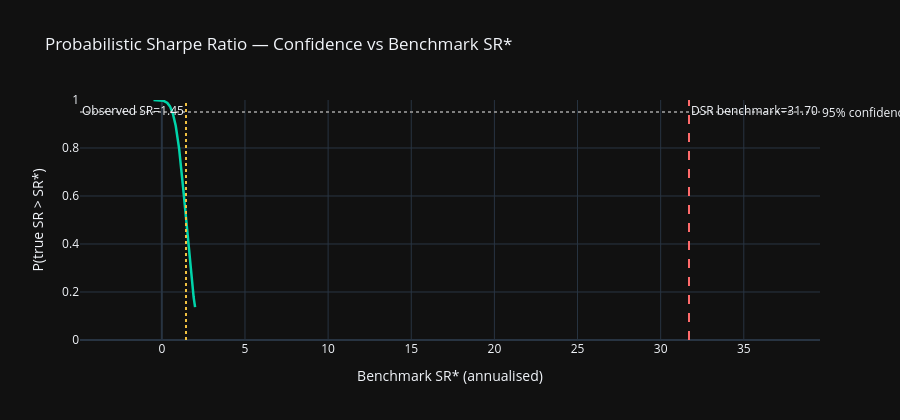

The code cell stored with this chart in its notebook:
### Code cell
# ── PSR curve across SR* thresholds ──────────────────────────────────────────
sr_stars = np.linspace(-0.5, 2.0, 200)
psr_vals = [psr(oos, s) for s in sr_stars]

fig = go.Figure()
fig.add_trace(go.Scatter(
    x=sr_stars, y=psr_vals, mode='lines',
    line=dict(color='#00d4aa', width=2.5), name='PSR'
))
fig.add_vline(x=obs_sr, line_color='#f0c040', line_dash='dot',
              annotation_text=f'Observed SR={obs_sr:.2f}', annotation_position='top left')
fig.add_vline(x=sr0_ann, line_color='#ff6b6b', line_dash='dash',
              annotation_text=f'DSR benchmark={sr0_ann:.2f}', annotation_position='top right')
fig.add_hline(y=0.95, line_color='grey', line_dash='dot',
              annotation_text='95% confidence', annotation_position='right')

fig.update_layout(
    template='plotly_dark', height=420,
    title='Probabilistic Sharpe Ratio — Confidence vs Benchmark SR*',
    xaxis_title='Benchmark SR* (annualised)',
    yaxis_title='P(true SR > SR*)',
    yaxis_range=[0, 1]
)
fig.show()

### Figure 1 — Plotly figure (JSON) as saved in the notebook; plotly's stock layout.template omitted (floating-point values rounded to 4 significant figures; data arrays with more than 128 entries replaced by an {"elided": "..."} marker saying what was removed)
{"data": [{"line": {"color": "#00d4aa", "width": 2.5}, "mode": "lines", "name": "PSR", "type": "scatter", "x": {"elided": "200 float values"}, "y": {"elided": "200 float values"}}], "layout": {"annotations": [{"showarrow": false, "text": "Observed SR=1.45", "x": 1.453, "xanchor": "right", "xref": "x", "y": 1, "yanchor": "top", "yref": "y domain"}, {"showarrow": false, "text": "DSR benchmark=31.70", "x": 31.7, "xanchor": "left", "xref": "x", "y": 1, "yanchor": "top", "yref": "y domain"}, {"showarrow": false, "text": "95% confidence", "x": 1, "xanchor": "left", "xref": "x domain", "y": 0.95, "yanchor": "middle", "yref": "y"}], "height": 420, "shapes": [{"line": {"color": "#f0c040", "dash": "dot"}, "type": "line", "x0": 1.453, "x1": 1.453, "xref": "x", "y0": 0, "y1": 1, "yref": "y domain"}, {"line": {"color": "#ff6b6b", "dash": "dash"}, "type": "line", "x0": 31.7, "x1": 31.7, "xref": "x", "y0": 0, "y1": 1, "yref": "y domain"}, {"line": {"color": "grey", "dash": "dot"}, "type": "line", "x0": 0, "x1": 1, "xref": "x domain", "y0": 0.95, "y1": 0.95, "yref": "y"}], "title": {"text": "Probabilistic Sharpe Ratio — Confidence vs Benchmark SR*"}, "xaxis": {"title": {"text": "Benchmark SR* (annualised)"}}, "yaxis": {"range": [0, 1], "title": {"text": "P(true SR > SR*)"}}}}
